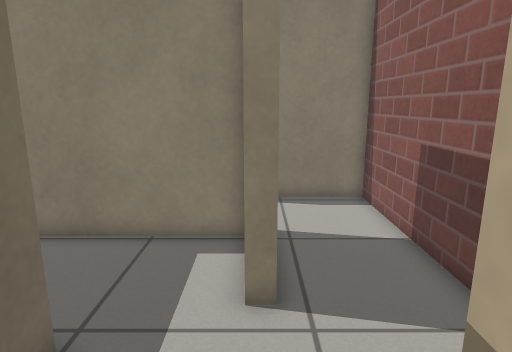
[1] (above)

16 first-person views from a walk through a Gazebo world. The camera is 0.94 m above the floor, tilts 12° down and sees 75° across. The floor is counted in squares, 0.25 m on a side. Each view is taken from the middle of a square. On the plan, view 1 faces up. The plan holds only what a view shows up to about 20 squares ahead; the rest is blank. The place goes on beyond the plan. Simple patterns stand in for the simulator's built-in surfaces.

[2]
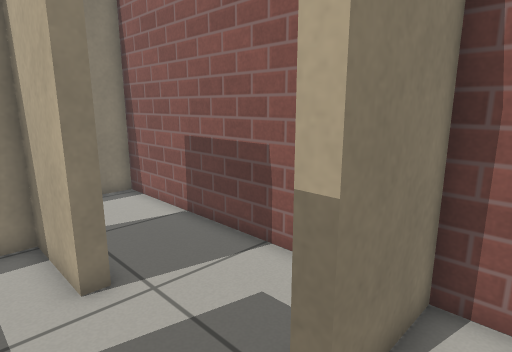

[3]
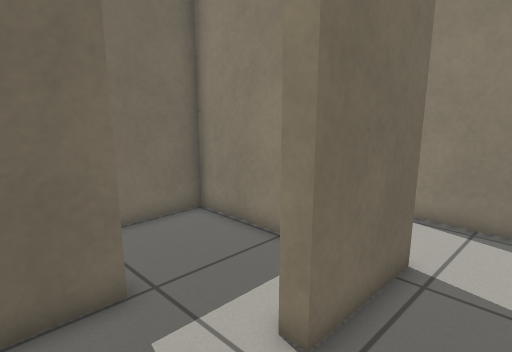

[4]
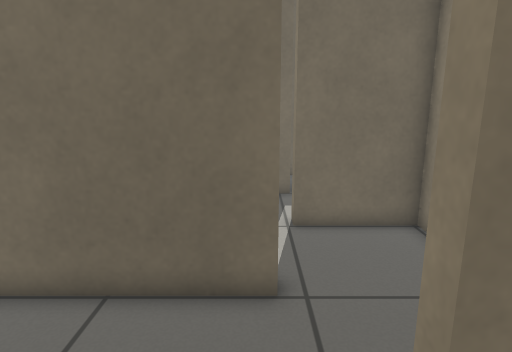

[5]
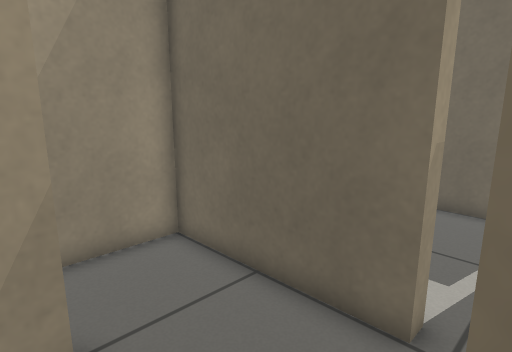

[6]
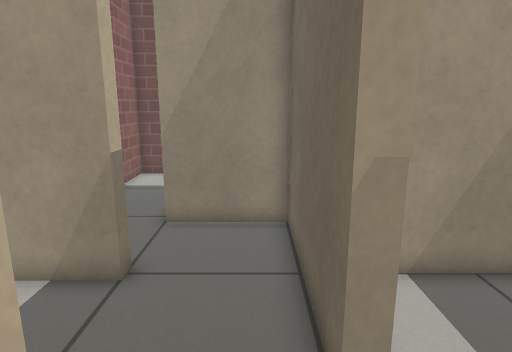

[7]
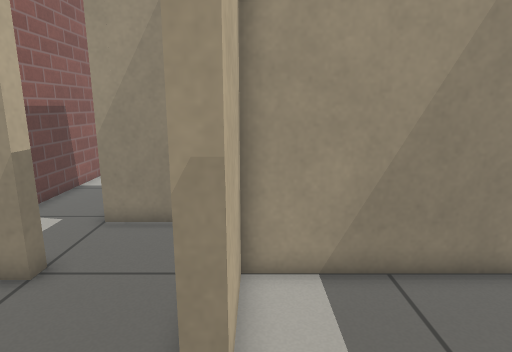

[8]
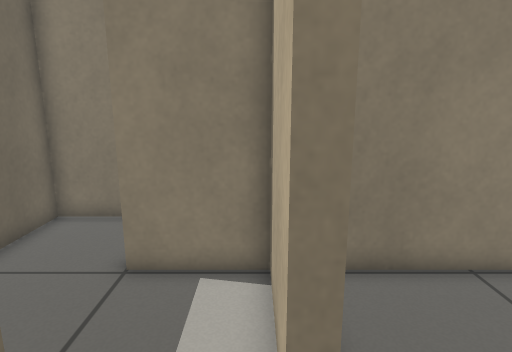

[9]
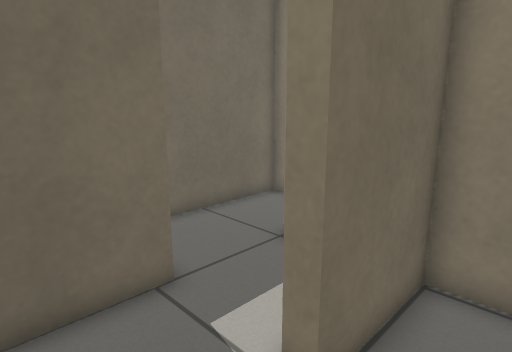

[10]
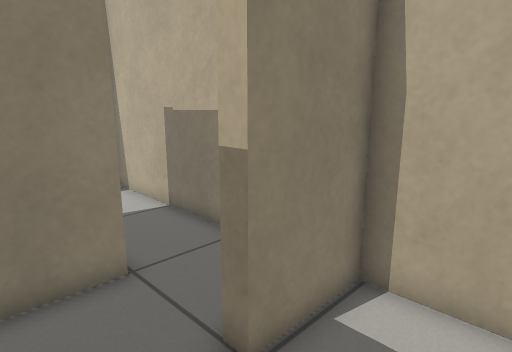

[11]
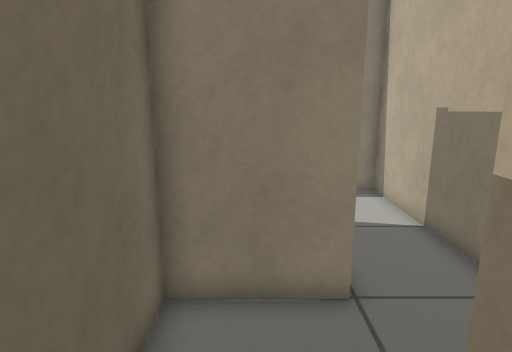

[12]
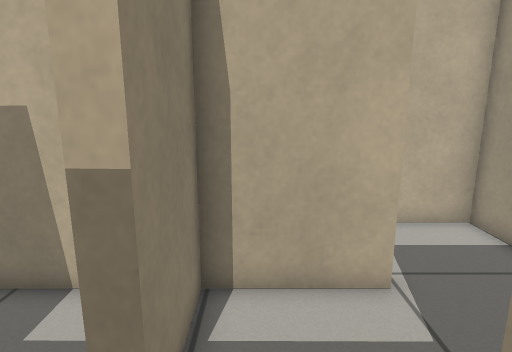

[13]
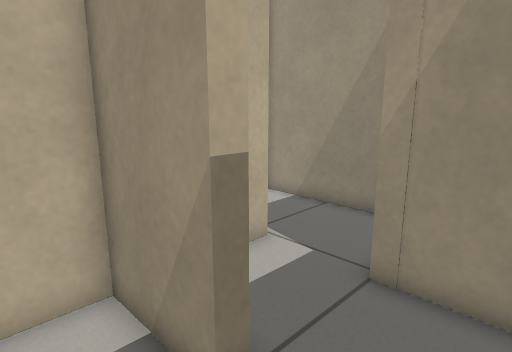

[14]
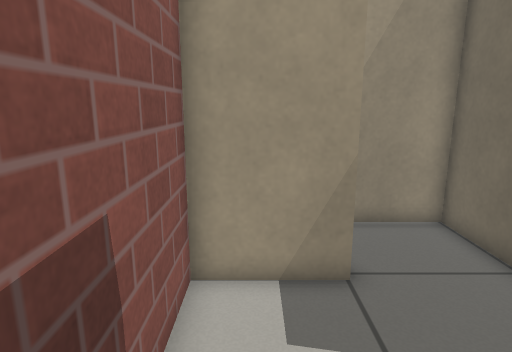

[15]
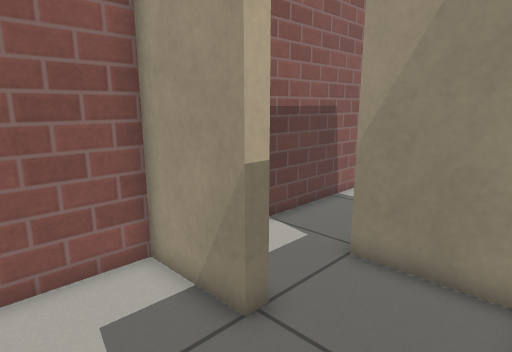

[16]
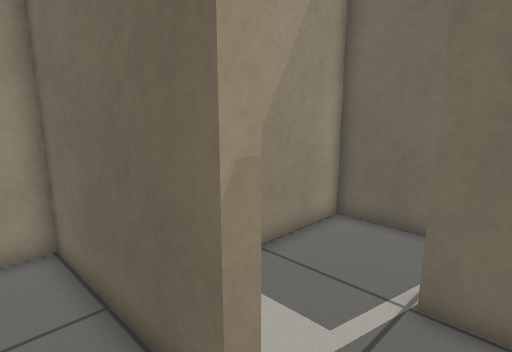

### Floor plan
Ten units are one square. View 1 is at (0, 0); x grows to the right and y downward. Boxes are objects, and circles mark ways between rooms. Rooms are numbered by the first view taken in them; rooms with no view inside come last. Other rooms are left out.
<svg viewBox="-153 -139 202 168">
<path fill="none" stroke="#000" d="M-31 -5 -31 24 10 24M4 -97 4 -57M9 -13 44 -13 44 -134 -9 -134M-37 -44 -31 -44 -31 -5M4 -57 -2 -57 -2 -91 -44 -91M9 -7 9 -13M-86 -10 -37 -10 -37 -44M-44 -91 -71 -91 -71 -52 -77 -52M-110 -91 -110 -97M-135 -54 -110 -54M-148 -105 -148 -76M-111 -130 -148 -129 -148 -105M-110 -54 -110 -10 -86 -10M-77 -52 -77 -91 -110 -91"/>
<circle cx="-4" cy="-24" r="3" fill="#2a7"/>
<circle cx="-35" cy="-65" r="3" fill="#2a7"/>
<circle cx="-75" cy="-35" r="3" fill="#2a7"/>
<circle cx="-130" cy="-95" r="3" fill="#2a7"/>
<circle cx="-110" cy="-70" r="3" fill="#2a7"/>
<text x="-10" y="0">1</text>
<text x="10" y="-90">2</text>
<text x="-20" y="-50">3</text>
<text x="-60" y="-40">4</text>
<text x="-130" y="-80">5</text>
<text x="-130" y="-120">6</text>
<text x="-100" y="-50">7</text>
</svg>
Room 2 opens to room 3. Room 3 opens to room 4. Room 4 opens to room 7. Room 5 opens to room 6. Room 5 opens to room 7.

Where each view was taken, in squares from view 1:
view 1: 0 up, 0 right, facing up
view 2: 1 down, 2 left, facing up-right
view 3: 2 up, 3 right, facing up-left
view 4: 4 up, 3 right, facing left
view 5: 6 up, 2 right, facing down-left
view 6: 8 up, 2 left, facing down
view 7: 8 up, 4 left, facing down
view 8: 2 up, 8 left, facing up
view 9: 2 up, 5 left, facing up-left
view 10: 6 up, 14 left, facing up-right
view 11: 7 up, 13 left, facing up
view 12: 8 up, 14 left, facing right
view 13: 12 up, 14 left, facing down-right
view 14: 8 up, 3 right, facing down
view 15: 5 up, 3 left, facing down-right
view 16: 7 up, 1 left, facing down-left
